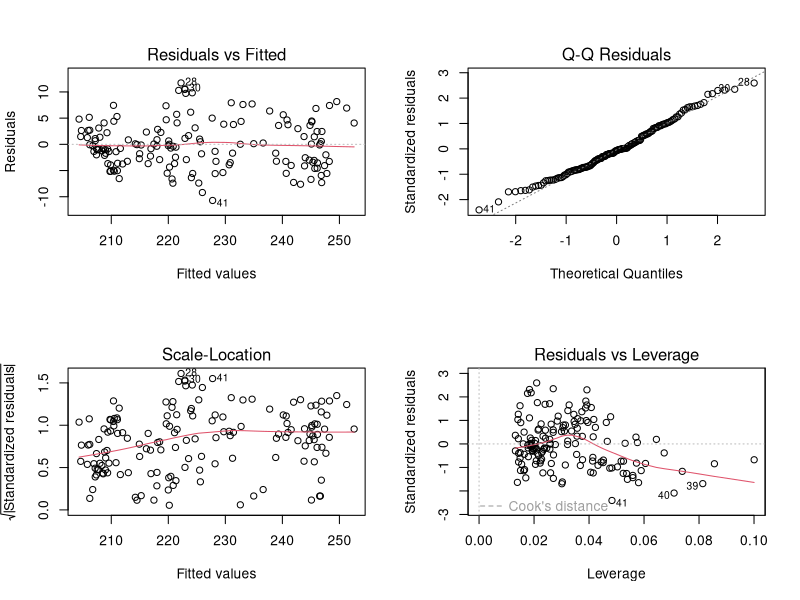

Here is the R script that generated this plot: (Note: this script raises an error after producing the figure.)
setwd("C:/Users/kritc/Downloads/DSet")
### Packages ###
library(car)
library(forecast)
### Data Cleaning ###
index <- read.csv("All-Transactions-City.csv") # Quarterly, from 1983 to 2021
income <- read.csv("Cville_Income.csv") # Yearly, from 1993 to 2019
#listing <- read.csv("Listing_Price.csv")
pop <- read.csv("Resident Population in Charlottesville.csv") # Yearly, from 2000 to 2020
gdp <- read.csv("Total Gross Domestic Product for Charlottesville.csv") # Yearly, from 1993 to 2020
unemployment <- read.csv("Unemployment Rate in Charlottesville.csv") #Monthly, from 1990 to 2021
wage <- read.csv("Weekly-Wage.csv") # Monthly, from 2007 to 2021

#### Should use data from Jan 2007- Dec 2019, should be monthly (so 156 rows)
# Subset yearly indexed, and interpolate using cubic spline
pop_new <- spline(pop[7:19,2], n = 156)$y
gdp_new <- spline(gdp[7:19,2], n = 156)$y

# Subset quarterly index and interpolate using cubic spline
index_new <- spline(index[93:145, 2], n = 156)$y

# Subset Monthly Data to be from Jan 2007 to Dec 2019
unemployment_new <- unemployment[204:359, 2]
wage_new <- wage[1:156, 2]


newdataset <- cbind(index_new, pop_new, gdp_new, unemployment_new, wage_new)

#newdataset <- merge(index, income, by = "DATE")
#newdataset <- merge(index, pop, by = "DATE")
#newdataset <- merge(newdataset, gdp, by = "DATE")
#newdataset <- merge(newdataset, unemployment, by = "DATE")
#newdataset <- merge(newdataset, wage, by = "DATE")

# data <- lm(newdataset$INDEX~newdataset$WAGE+newdataset$POPULATION+newdataset$UNEMPLOYMENT+newdataset$GDP)
model_raw <- lm((index_new) ~ (pop_new) + (gdp_new) + (unemployment_new) + (wage_new), na.action=na.exclude)
summary(model_raw)
par(mfrow=c(2,2))
plot(model_raw) # Non-Constant Errors
bc <- boxcox(model_raw) 
durbinWatsonTest(model_raw) # Serial Correlation

### Boxcox Transformation Model
optimal_transform <- bc$x[which.max(bc$y)]
model_transform <- lm((index_new)**optimal_transform ~ (pop_new) + (gdp_new) + (unemployment_new) + (wage_new), na.action=na.exclude)
summary(model_transform)
plot(model_transform)
durbinWatsonTest(model_transform) # Serial Correlation

### Model with ARIMA errors 
exp_var <- as.matrix(newdataset[,-1])
auto.arima()
arima_model <- auto.arima(index_new, max.p = 1, xreg = exp_var, stationary = TRUE)
summary(arima_model)
help(auto.arima)
par(mfrow=c(2,2))
plot(arima_model$residuals)
qqnorm(arima_model$residuals) # Best model since all assumptions satisfied
